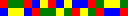

A 2D game scene composited from a Tiled map and its tileset images. What follows is a short description and the map's XML, with every tile layer's data as written:
An orthogonal 8x1 tile map with 16x16 px tiles, 1 tile layer (Tiles).

<map version="1.10" tiledversion="1.12.2" orientation="orthogonal" renderorder="right-down" width="8" height="1" tilewidth="16" tileheight="16" infinite="0">
<tileset firstgid="1" name="Corners" tilewidth="16" tileheight="16" tilecount="1" columns="1"><image source="corners.png" width="16" height="16" /></tileset>
<layer id="1" name="Tiles" width="8" height="1"><data encoding="csv">1,2147483649,1073741825,536870913,3221225473,2684354561,1610612737,3758096385</data></layer></map>
